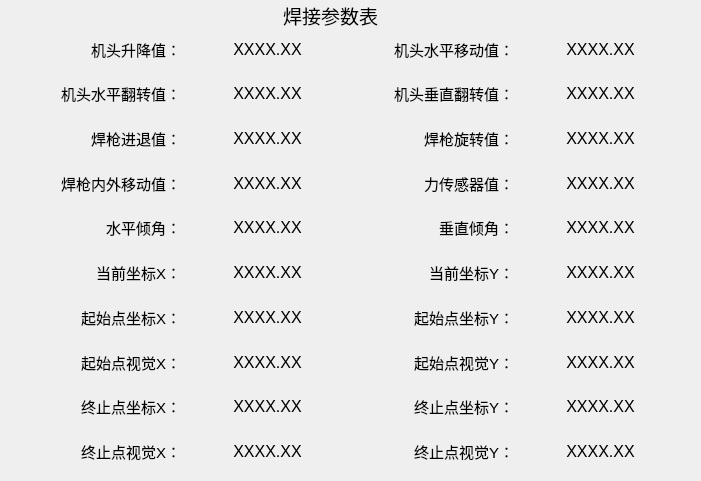
<?xml version="1.0" encoding="UTF-8"?>
<ui version="4.0">
 <class>widget1</class>
 <widget class="QWidget" name="widget1">
  <property name="geometry">
   <rect>
    <x>0</x>
    <y>0</y>
    <width>701</width>
    <height>481</height>
   </rect>
  </property>
  <property name="windowTitle">
   <string>Form</string>
  </property>
  <widget class="QWidget" name="gridLayoutWidget">
   <property name="geometry">
    <rect>
     <x>20</x>
     <y>30</y>
     <width>661</width>
     <height>441</height>
    </rect>
   </property>
   <layout class="QGridLayout" name="gridLayout_2">
    <item row="11" column="1">
     <widget class="QLabel" name="label_17">
      <property name="text">
       <string>&lt;html&gt;&lt;head/&gt;&lt;body&gt;&lt;p align=&quot;right&quot;&gt;&lt;span style=&quot; font-size:11pt;&quot;&gt;终止点视觉X：&lt;/span&gt;&lt;/p&gt;&lt;/body&gt;&lt;/html&gt;</string>
      </property>
     </widget>
    </item>
    <item row="9" column="3">
     <widget class="QLabel" name="label_X_start_vision_2">
      <property name="text">
       <string>&lt;html&gt;&lt;head/&gt;&lt;body&gt;&lt;p align=&quot;center&quot;&gt;&lt;span style=&quot; font-size:12pt;&quot;&gt;        XXXX.XX&lt;/span&gt;&lt;/p&gt;&lt;/body&gt;&lt;/html&gt;</string>
      </property>
     </widget>
    </item>
    <item row="4" column="1">
     <widget class="QLabel" name="label_5">
      <property name="text">
       <string>&lt;html&gt;&lt;head/&gt;&lt;body&gt;&lt;p align=&quot;right&quot;&gt;&lt;span style=&quot; font-size:11pt;&quot;&gt;焊枪进退值：&lt;/span&gt;&lt;/p&gt;&lt;/body&gt;&lt;/html&gt;</string>
      </property>
     </widget>
    </item>
    <item row="5" column="1">
     <widget class="QLabel" name="label_7">
      <property name="text">
       <string>&lt;html&gt;&lt;head/&gt;&lt;body&gt;&lt;p align=&quot;right&quot;&gt;&lt;span style=&quot; font-size:11pt;&quot;&gt;焊枪内外移动值：&lt;/span&gt;&lt;/p&gt;&lt;/body&gt;&lt;/html&gt;</string>
      </property>
     </widget>
    </item>
    <item row="8" column="5">
     <widget class="QLabel" name="label_Y_start_2">
      <property name="text">
       <string>&lt;html&gt;&lt;head/&gt;&lt;body&gt;&lt;p align=&quot;center&quot;&gt;&lt;span style=&quot; font-size:12pt;&quot;&gt;        XXXX.XX&lt;/span&gt;&lt;/p&gt;&lt;/body&gt;&lt;/html&gt;</string>
      </property>
     </widget>
    </item>
    <item row="3" column="1">
     <widget class="QLabel" name="label_3">
      <property name="text">
       <string>&lt;html&gt;&lt;head/&gt;&lt;body&gt;&lt;p align=&quot;right&quot;&gt;&lt;span style=&quot; font-size:11pt;&quot;&gt;机头水平翻转值：&lt;/span&gt;&lt;/p&gt;&lt;/body&gt;&lt;/html&gt;</string>
      </property>
     </widget>
    </item>
    <item row="2" column="1">
     <widget class="QLabel" name="label">
      <property name="text">
       <string>&lt;html&gt;&lt;head/&gt;&lt;body&gt;&lt;p align=&quot;right&quot;&gt;&lt;span style=&quot; font-size:11pt;&quot;&gt;机头升降值：&lt;/span&gt;&lt;/p&gt;&lt;/body&gt;&lt;/html&gt;</string>
      </property>
     </widget>
    </item>
    <item row="5" column="4">
     <widget class="QLabel" name="label_9">
      <property name="text">
       <string>&lt;html&gt;&lt;head/&gt;&lt;body&gt;&lt;p align=&quot;right&quot;&gt;&lt;span style=&quot; font-size:11pt;&quot;&gt;力传感器值：&lt;/span&gt;&lt;/p&gt;&lt;/body&gt;&lt;/html&gt;</string>
      </property>
     </widget>
    </item>
    <item row="8" column="3">
     <widget class="QLabel" name="label_X_start_2">
      <property name="text">
       <string>&lt;html&gt;&lt;head/&gt;&lt;body&gt;&lt;p align=&quot;center&quot;&gt;&lt;span style=&quot; font-size:12pt;&quot;&gt;        XXXX.XX&lt;/span&gt;&lt;/p&gt;&lt;/body&gt;&lt;/html&gt;</string>
      </property>
     </widget>
    </item>
    <item row="8" column="1">
     <widget class="QLabel" name="label_8">
      <property name="text">
       <string>&lt;html&gt;&lt;head/&gt;&lt;body&gt;&lt;p align=&quot;right&quot;&gt;&lt;span style=&quot; font-size:11pt;&quot;&gt;起始点坐标X：&lt;/span&gt;&lt;/p&gt;&lt;/body&gt;&lt;/html&gt;</string>
      </property>
     </widget>
    </item>
    <item row="7" column="3">
     <widget class="QLabel" name="label_X_now_2">
      <property name="text">
       <string>&lt;html&gt;&lt;head/&gt;&lt;body&gt;&lt;p align=&quot;center&quot;&gt;&lt;span style=&quot; font-size:12pt;&quot;&gt;        XXXX.XX&lt;/span&gt;&lt;/p&gt;&lt;/body&gt;&lt;/html&gt;</string>
      </property>
     </widget>
    </item>
    <item row="3" column="4">
     <widget class="QLabel" name="label_4">
      <property name="text">
       <string>&lt;html&gt;&lt;head/&gt;&lt;body&gt;&lt;p align=&quot;right&quot;&gt;&lt;span style=&quot; font-size:11pt;&quot;&gt;机头垂直翻转值：&lt;/span&gt;&lt;/p&gt;&lt;/body&gt;&lt;/html&gt;</string>
      </property>
     </widget>
    </item>
    <item row="10" column="1">
     <widget class="QLabel" name="label_19">
      <property name="text">
       <string>&lt;html&gt;&lt;head/&gt;&lt;body&gt;&lt;p align=&quot;right&quot;&gt;&lt;span style=&quot; font-size:11pt;&quot;&gt;终止点坐标X：&lt;/span&gt;&lt;/p&gt;&lt;/body&gt;&lt;/html&gt;</string>
      </property>
     </widget>
    </item>
    <item row="4" column="5">
     <widget class="QLabel" name="label_weld_rotate">
      <property name="text">
       <string>&lt;html&gt;&lt;head/&gt;&lt;body&gt;&lt;p align=&quot;center&quot;&gt;&lt;span style=&quot; font-size:12pt;&quot;&gt;        XXXX.XX&lt;/span&gt;&lt;/p&gt;&lt;/body&gt;&lt;/html&gt;</string>
      </property>
     </widget>
    </item>
    <item row="7" column="5">
     <widget class="QLabel" name="label_Y_now_2">
      <property name="text">
       <string>&lt;html&gt;&lt;head/&gt;&lt;body&gt;&lt;p align=&quot;center&quot;&gt;&lt;span style=&quot; font-size:12pt;&quot;&gt;        XXXX.XX&lt;/span&gt;&lt;/p&gt;&lt;/body&gt;&lt;/html&gt;</string>
      </property>
     </widget>
    </item>
    <item row="7" column="1">
     <widget class="QLabel" name="label_18">
      <property name="text">
       <string>&lt;html&gt;&lt;head/&gt;&lt;body&gt;&lt;p align=&quot;right&quot;&gt;&lt;span style=&quot; font-size:11pt;&quot;&gt;当前坐标X：&lt;/span&gt;&lt;/p&gt;&lt;/body&gt;&lt;/html&gt;</string>
      </property>
     </widget>
    </item>
    <item row="10" column="4">
     <widget class="QLabel" name="label_10">
      <property name="text">
       <string>&lt;html&gt;&lt;head/&gt;&lt;body&gt;&lt;p align=&quot;right&quot;&gt;&lt;span style=&quot; font-size:11pt;&quot;&gt;终止点坐标Y：&lt;/span&gt;&lt;/p&gt;&lt;/body&gt;&lt;/html&gt;</string>
      </property>
     </widget>
    </item>
    <item row="9" column="1">
     <widget class="QLabel" name="label_14">
      <property name="text">
       <string>&lt;html&gt;&lt;head/&gt;&lt;body&gt;&lt;p align=&quot;right&quot;&gt;&lt;span style=&quot; font-size:11pt;&quot;&gt;起始点视觉X：&lt;/span&gt;&lt;/p&gt;&lt;/body&gt;&lt;/html&gt;</string>
      </property>
     </widget>
    </item>
    <item row="7" column="4">
     <widget class="QLabel" name="label_16">
      <property name="text">
       <string>&lt;html&gt;&lt;head/&gt;&lt;body&gt;&lt;p align=&quot;right&quot;&gt;&lt;span style=&quot; font-size:11pt;&quot;&gt;当前坐标Y：&lt;/span&gt;&lt;/p&gt;&lt;/body&gt;&lt;/html&gt;</string>
      </property>
     </widget>
    </item>
    <item row="9" column="4">
     <widget class="QLabel" name="label_12">
      <property name="text">
       <string>&lt;html&gt;&lt;head/&gt;&lt;body&gt;&lt;p align=&quot;right&quot;&gt;&lt;span style=&quot; font-size:11pt;&quot;&gt;起始点视觉Y：&lt;/span&gt;&lt;/p&gt;&lt;/body&gt;&lt;/html&gt;</string>
      </property>
     </widget>
    </item>
    <item row="2" column="5">
     <widget class="QLabel" name="label_head_level">
      <property name="text">
       <string>&lt;html&gt;&lt;head/&gt;&lt;body&gt;&lt;p align=&quot;center&quot;&gt;&lt;span style=&quot; font-size:12pt;&quot;&gt;        XXXX.XX&lt;/span&gt;&lt;/p&gt;&lt;/body&gt;&lt;/html&gt;</string>
      </property>
     </widget>
    </item>
    <item row="6" column="4">
     <widget class="QLabel" name="label_13">
      <property name="text">
       <string>&lt;html&gt;&lt;head/&gt;&lt;body&gt;&lt;p align=&quot;right&quot;&gt;&lt;span style=&quot; font-size:11pt;&quot;&gt;垂直倾角：&lt;/span&gt;&lt;/p&gt;&lt;/body&gt;&lt;/html&gt;</string>
      </property>
     </widget>
    </item>
    <item row="10" column="5">
     <widget class="QLabel" name="lable_Y_end_2">
      <property name="text">
       <string>&lt;html&gt;&lt;head/&gt;&lt;body&gt;&lt;p align=&quot;center&quot;&gt;&lt;span style=&quot; font-size:12pt;&quot;&gt;        XXXX.XX&lt;/span&gt;&lt;/p&gt;&lt;/body&gt;&lt;/html&gt;</string>
      </property>
     </widget>
    </item>
    <item row="6" column="1">
     <widget class="QLabel" name="label_11">
      <property name="text">
       <string>&lt;html&gt;&lt;head/&gt;&lt;body&gt;&lt;p align=&quot;right&quot;&gt;&lt;span style=&quot; font-size:11pt;&quot;&gt;水平倾角：&lt;/span&gt;&lt;/p&gt;&lt;/body&gt;&lt;/html&gt;</string>
      </property>
     </widget>
    </item>
    <item row="3" column="5">
     <widget class="QLabel" name="label_head_verticalrotate">
      <property name="text">
       <string>&lt;html&gt;&lt;head/&gt;&lt;body&gt;&lt;p align=&quot;center&quot;&gt;&lt;span style=&quot; font-size:12pt;&quot;&gt;        XXXX.XX&lt;/span&gt;&lt;/p&gt;&lt;/body&gt;&lt;/html&gt;</string>
      </property>
     </widget>
    </item>
    <item row="8" column="4">
     <widget class="QLabel" name="label_15">
      <property name="text">
       <string>&lt;html&gt;&lt;head/&gt;&lt;body&gt;&lt;p align=&quot;right&quot;&gt;&lt;span style=&quot; font-size:11pt;&quot;&gt;起始点坐标Y：&lt;/span&gt;&lt;/p&gt;&lt;/body&gt;&lt;/html&gt;</string>
      </property>
     </widget>
    </item>
    <item row="4" column="3">
     <widget class="QLabel" name="label_weld_jintui">
      <property name="text">
       <string>&lt;html&gt;&lt;head/&gt;&lt;body&gt;&lt;p align=&quot;center&quot;&gt;&lt;span style=&quot; font-size:12pt;&quot;&gt;        XXXX.XX&lt;/span&gt;&lt;/p&gt;&lt;/body&gt;&lt;/html&gt;</string>
      </property>
     </widget>
    </item>
    <item row="5" column="5">
     <widget class="QLabel" name="label_force">
      <property name="text">
       <string>&lt;html&gt;&lt;head/&gt;&lt;body&gt;&lt;p align=&quot;center&quot;&gt;&lt;span style=&quot; font-size:12pt;&quot;&gt;        XXXX.XX&lt;/span&gt;&lt;/p&gt;&lt;/body&gt;&lt;/html&gt;</string>
      </property>
     </widget>
    </item>
    <item row="3" column="3">
     <widget class="QLabel" name="label_head_levelrotate">
      <property name="text">
       <string>&lt;html&gt;&lt;head/&gt;&lt;body&gt;&lt;p align=&quot;center&quot;&gt;&lt;span style=&quot; font-size:12pt;&quot;&gt;        XXXX.XX&lt;/span&gt;&lt;/p&gt;&lt;/body&gt;&lt;/html&gt;</string>
      </property>
     </widget>
    </item>
    <item row="11" column="3">
     <widget class="QLabel" name="lable_X_end_vision_2">
      <property name="text">
       <string>&lt;html&gt;&lt;head/&gt;&lt;body&gt;&lt;p align=&quot;center&quot;&gt;&lt;span style=&quot; font-size:12pt;&quot;&gt;        XXXX.XX&lt;/span&gt;&lt;/p&gt;&lt;/body&gt;&lt;/html&gt;</string>
      </property>
     </widget>
    </item>
    <item row="11" column="4">
     <widget class="QLabel" name="label_20">
      <property name="text">
       <string>&lt;html&gt;&lt;head/&gt;&lt;body&gt;&lt;p align=&quot;right&quot;&gt;&lt;span style=&quot; font-size:11pt;&quot;&gt;终止点视觉Y：&lt;/span&gt;&lt;/p&gt;&lt;/body&gt;&lt;/html&gt;</string>
      </property>
     </widget>
    </item>
    <item row="10" column="3">
     <widget class="QLabel" name="lable_X_end_2">
      <property name="text">
       <string>&lt;html&gt;&lt;head/&gt;&lt;body&gt;&lt;p align=&quot;center&quot;&gt;&lt;span style=&quot; font-size:12pt;&quot;&gt;        XXXX.XX&lt;/span&gt;&lt;/p&gt;&lt;/body&gt;&lt;/html&gt;</string>
      </property>
     </widget>
    </item>
    <item row="9" column="5">
     <widget class="QLabel" name="label_Y_start_vision_2">
      <property name="text">
       <string>&lt;html&gt;&lt;head/&gt;&lt;body&gt;&lt;p align=&quot;center&quot;&gt;&lt;span style=&quot; font-size:12pt;&quot;&gt;        XXXX.XX&lt;/span&gt;&lt;/p&gt;&lt;/body&gt;&lt;/html&gt;</string>
      </property>
     </widget>
    </item>
    <item row="11" column="5">
     <widget class="QLabel" name="lable_Y_end_vison_2">
      <property name="text">
       <string>&lt;html&gt;&lt;head/&gt;&lt;body&gt;&lt;p align=&quot;center&quot;&gt;&lt;span style=&quot; font-size:12pt;&quot;&gt;        XXXX.XX&lt;/span&gt;&lt;/p&gt;&lt;/body&gt;&lt;/html&gt;</string>
      </property>
     </widget>
    </item>
    <item row="2" column="4">
     <widget class="QLabel" name="label_2">
      <property name="text">
       <string>&lt;html&gt;&lt;head/&gt;&lt;body&gt;&lt;p align=&quot;right&quot;&gt;&lt;span style=&quot; font-size:11pt;&quot;&gt;机头水平移动值：&lt;/span&gt;&lt;/p&gt;&lt;/body&gt;&lt;/html&gt;</string>
      </property>
     </widget>
    </item>
    <item row="6" column="5">
     <widget class="QLabel" name="label_vertical_dip">
      <property name="text">
       <string>&lt;html&gt;&lt;head/&gt;&lt;body&gt;&lt;p align=&quot;center&quot;&gt;&lt;span style=&quot; font-size:12pt;&quot;&gt;        XXXX.XX&lt;/span&gt;&lt;/p&gt;&lt;/body&gt;&lt;/html&gt;</string>
      </property>
     </widget>
    </item>
    <item row="6" column="3">
     <widget class="QLabel" name="label_levle_dip">
      <property name="text">
       <string>&lt;html&gt;&lt;head/&gt;&lt;body&gt;&lt;p align=&quot;center&quot;&gt;&lt;span style=&quot; font-size:12pt;&quot;&gt;        XXXX.XX&lt;/span&gt;&lt;/p&gt;&lt;/body&gt;&lt;/html&gt;</string>
      </property>
     </widget>
    </item>
    <item row="4" column="4">
     <widget class="QLabel" name="label_6">
      <property name="text">
       <string>&lt;html&gt;&lt;head/&gt;&lt;body&gt;&lt;p align=&quot;right&quot;&gt;&lt;span style=&quot; font-size:11pt;&quot;&gt;焊枪旋转值：&lt;/span&gt;&lt;/p&gt;&lt;/body&gt;&lt;/html&gt;</string>
      </property>
     </widget>
    </item>
    <item row="5" column="3">
     <widget class="QLabel" name="label_weld_inout">
      <property name="text">
       <string>&lt;html&gt;&lt;head/&gt;&lt;body&gt;&lt;p align=&quot;center&quot;&gt;&lt;span style=&quot; font-size:12pt;&quot;&gt;        XXXX.XX&lt;/span&gt;&lt;/p&gt;&lt;/body&gt;&lt;/html&gt;</string>
      </property>
     </widget>
    </item>
    <item row="2" column="3">
     <widget class="QLabel" name="label_head_updown">
      <property name="text">
       <string>&lt;html&gt;&lt;head/&gt;&lt;body&gt;&lt;p align=&quot;center&quot;&gt;&lt;span style=&quot; font-size:12pt;&quot;&gt;        XXXX.XX&lt;/span&gt;&lt;/p&gt;&lt;/body&gt;&lt;/html&gt;</string>
      </property>
     </widget>
    </item>
   </layout>
  </widget>
  <widget class="QLabel" name="label_21">
   <property name="geometry">
    <rect>
     <x>270</x>
     <y>0</y>
     <width>121</width>
     <height>31</height>
    </rect>
   </property>
   <property name="text">
    <string>&lt;html&gt;&lt;head/&gt;&lt;body&gt;&lt;p align=&quot;center&quot;&gt;&lt;span style=&quot; font-size:14pt;&quot;&gt;焊接参数表&lt;/span&gt;&lt;/p&gt;&lt;/body&gt;&lt;/html&gt;</string>
   </property>
  </widget>
 </widget>
 <resources/>
 <connections/>
</ui>
